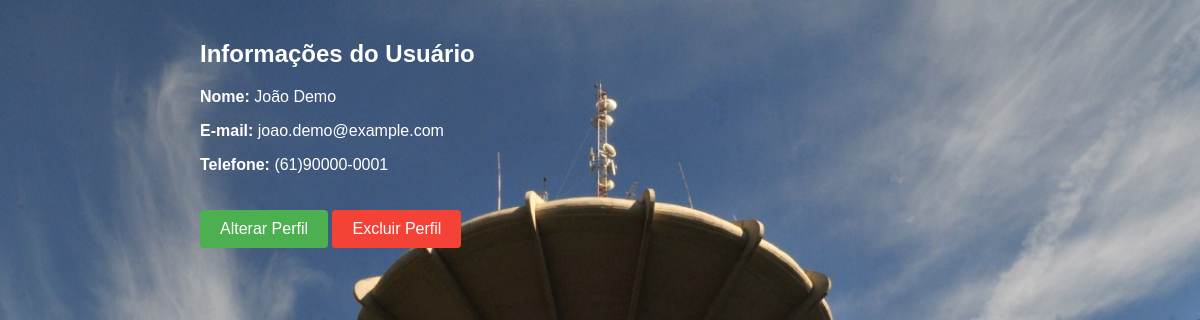
The page /view/perfillider.php (signed in) on the database its author committed.
### tables this page shows
CREATE TABLE IF NOT EXISTS `tb_usuario` (
  `idusuario` INT(11) NOT NULL AUTO_INCREMENT,
  `login` VARCHAR(45) NOT NULL,
  `senha` VARCHAR(32) NOT NULL,
  `idperfil` INT(11) NOT NULL,
  PRIMARY KEY (`idusuario`),
  INDEX `fk_tb_usuario_tb_perfil1_idx` (`idperfil` ASC),
  CONSTRAINT `fk_tb_usuario_tb_perfil1`
    FOREIGN KEY (`idperfil`)
    REFERENCES `tb_perfil` (`idperfil`)
    ON DELETE NO ACTION
    ON UPDATE NO ACTION);

CREATE TABLE IF NOT EXISTS `tb_prefeito_comunitario` (
  `idprefeitura` INT(11) NOT NULL AUTO_INCREMENT,
  `nome_prefeito` VARCHAR(45) NOT NULL,
  `cpf_prefeito` VARCHAR(45) NOT NULL,
  `dt_nasc_prefeito` DATE NOT NULL,
  `tel_prefeito` VARCHAR(15) NOT NULL,
  `genero` INT(11) NOT NULL COMMENT '1=masculino\\n2=feminino\\n3=outros',
  `endereco_prefeito` VARCHAR(100) NOT NULL,
  `numero_registro_prefeito` VARCHAR(45) NOT NULL,
  `data_criacao_prefeito` TIMESTAMP NOT NULL DEFAULT CURRENT_TIMESTAMP ON UPDATE CURRENT_TIMESTAMP,
  `idusuario` INT(11) NOT NULL,
  PRIMARY KEY (`idprefeitura`),
  UNIQUE INDEX `cpf_Prefeito_UNIQUE` (`cpf_prefeito` ASC),
  UNIQUE INDEX `tel_prefeito_UNIQUE` (`tel_prefeito` ASC),
  UNIQUE INDEX `numero_registro_prefeito_UNIQUE` (`numero_registro_prefeito` ASC),
  INDEX `fk_tb_prefeito_comunitario_tb_usuario1_idx` (`idusuario` ASC),
  CONSTRAINT `fk_tb_prefeito_comunitario_tb_usuario1`
    FOREIGN KEY (`idusuario`)
    REFERENCES `tb_usuario` (`idusuario`)
    ON DELETE NO ACTION
    ON UPDATE NO ACTION);

### DAO/Tb_usuarioDAO.php (called while the page is built, shortened)
<?php
class Tb_usuarioDAO {
public function pesquisarprefeitoID(Tb_usuarioDTO $Tb_usuarioDTO){
    $pdo = Conexao::getInstance();
    $sql = "SELECT * from tb_usuario U
    INNER JOIN tb_prefeito_comunitario PC on U.idusuario=PC.idusuario
    INNER JOIN tb_perfil PF on U.idperfil=PF.idperfil
    where PC.idusuario=?";
    $execucao = $pdo ->prepare($sql);
    $execucao ->bindValue(1,$Tb_usuarioDTO->getIdusuario());
    $execucao ->execute();
    $resultado = $execucao->fetch(PDO::FETCH_ASSOC);
    return $resultado;
}
    }

### DTO/Tb_usuarioDTO.php (called while the page is built, shortened)
<?php
class Tb_usuarioDTO {
    private $idusuario;
    function getIdusuario() {
        return $this->idusuario;
    }
    function setIdusuario($idusuario) {
        $this->idusuario = $idusuario;
    }
}

### view/perfillider.php (the view, shortened to what this page needs)
<!DOCTYPE html>
<html>
<head>
<link rel="stylesheet" href="../css/perfil.css">
</head>
<body>
    <?php
    require_once '../DAO/Tb_usuarioDAO.php';
    require_once '../DTO/Tb_usuarioDTO.php';
    $idusuario = $_SESSION["idusuario"];
    $Tb_usuarioDTO = new Tb_usuarioDTO();
    $Tb_usuarioDTO->setIdusuario($idusuario);
    $Tb_usuarioDAO = new Tb_usuarioDAO();
    $prefeito = $Tb_usuarioDAO->pesquisarprefeitoID($Tb_usuarioDTO);
    $idprefeitura = $prefeito["idprefeitura"];
    $nome = $prefeito["nome_prefeito"];
    $tel = $prefeito["tel_prefeito"];
    $login = $prefeito["login"];
    ?>
<div class="container">
        <h2>Informações do Usuário</h2>
        <p><strong>Nome:</strong> <?=$nome ?></p>
        <p><strong>E-mail:</strong> <?=$login ?></p>
        <p><strong>Telefone:</strong> <?=$tel ?></p>
        <a href="../view/alterarPrefeito.php?id=<?= $idusuario ?>" target="centro"><button class="edit-profile-button">Alterar Perfil</button></a>
        <a href="../view/confirmacaoL.php?id=<?php echo $idprefeitura?>&usuario=<?= $idusuario?>" target="_top"><button class="delete-profile-button">Excluir Perfil</button></a>
      </div>
</body>
</html>

### css/perfil.css (style rules this page uses)
body { background-image: url(../img/WhatsApp-Image-2021-03-27-at-10.47.21.jpeg); background-size: cover; background-position: center; color: #fff; font-family: Arial, sans-serif; font-size: 16px; margin: 0 20px; padding: 0; height: 100vh; }
.edit-profile-button { background-color: #4CAF50; border: none; border-radius: 4px; color: white; cursor: pointer; font-size: 16px; margin-top: 20px; padding: 10px 20px; text-align: center; text-decoration: none; transition-duration: 0.4s; }
.delete-profile-button { background-color: #f44336; border: none; border-radius: 4px; color: white; cursor: pointer; font-size: 16px; margin-top: 20px; padding: 10px 20px; text-align: center; text-decoration: none; transition-duration: 0.4s; }
.container { margin: 0 auto; max-width: 800px; padding: 20px; }

### rows shown on the page
tb_usuario: tb_prefeito_comunitario.nome_prefeito "João Demo", login "joao.demo@example.com", tb_prefeito_comunitario.tel_prefeito "(61)90000-0001"
